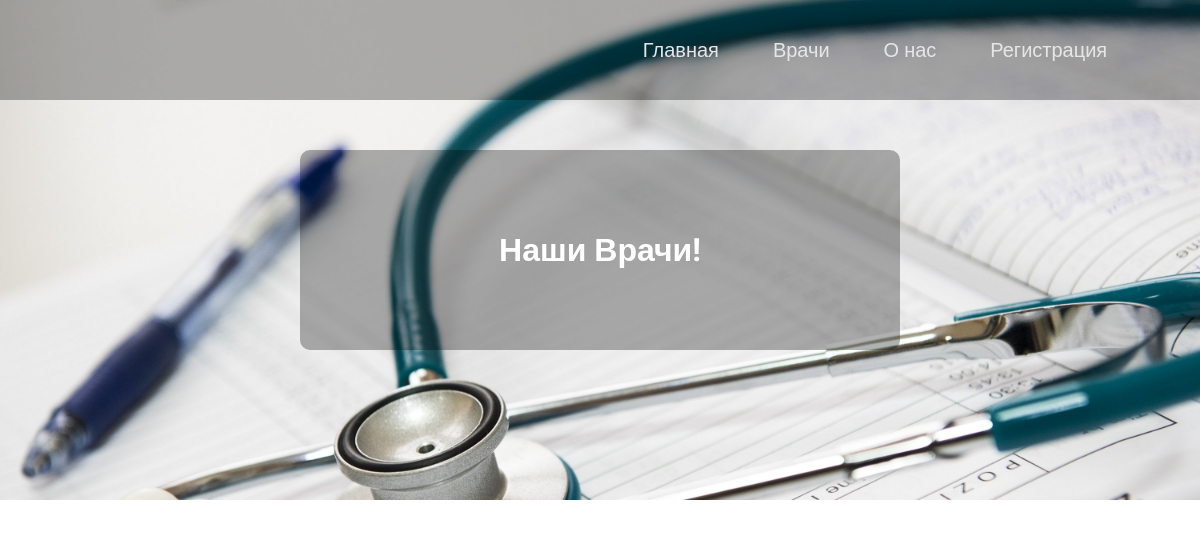
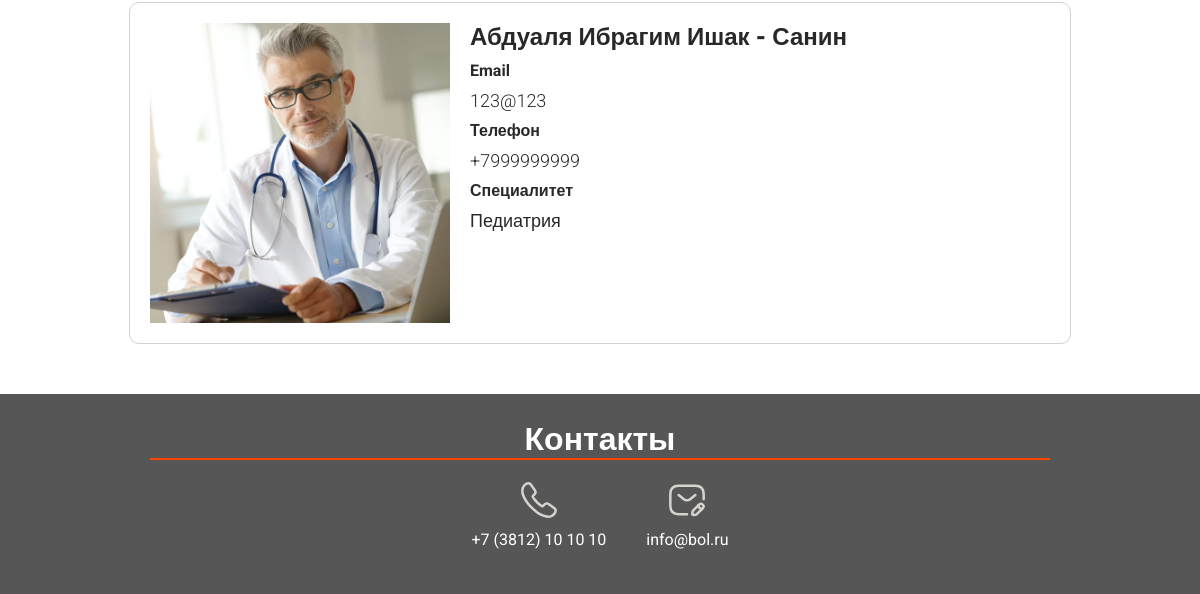
Before: /doctors.php with the older database file (2 pictures, top to bottom).
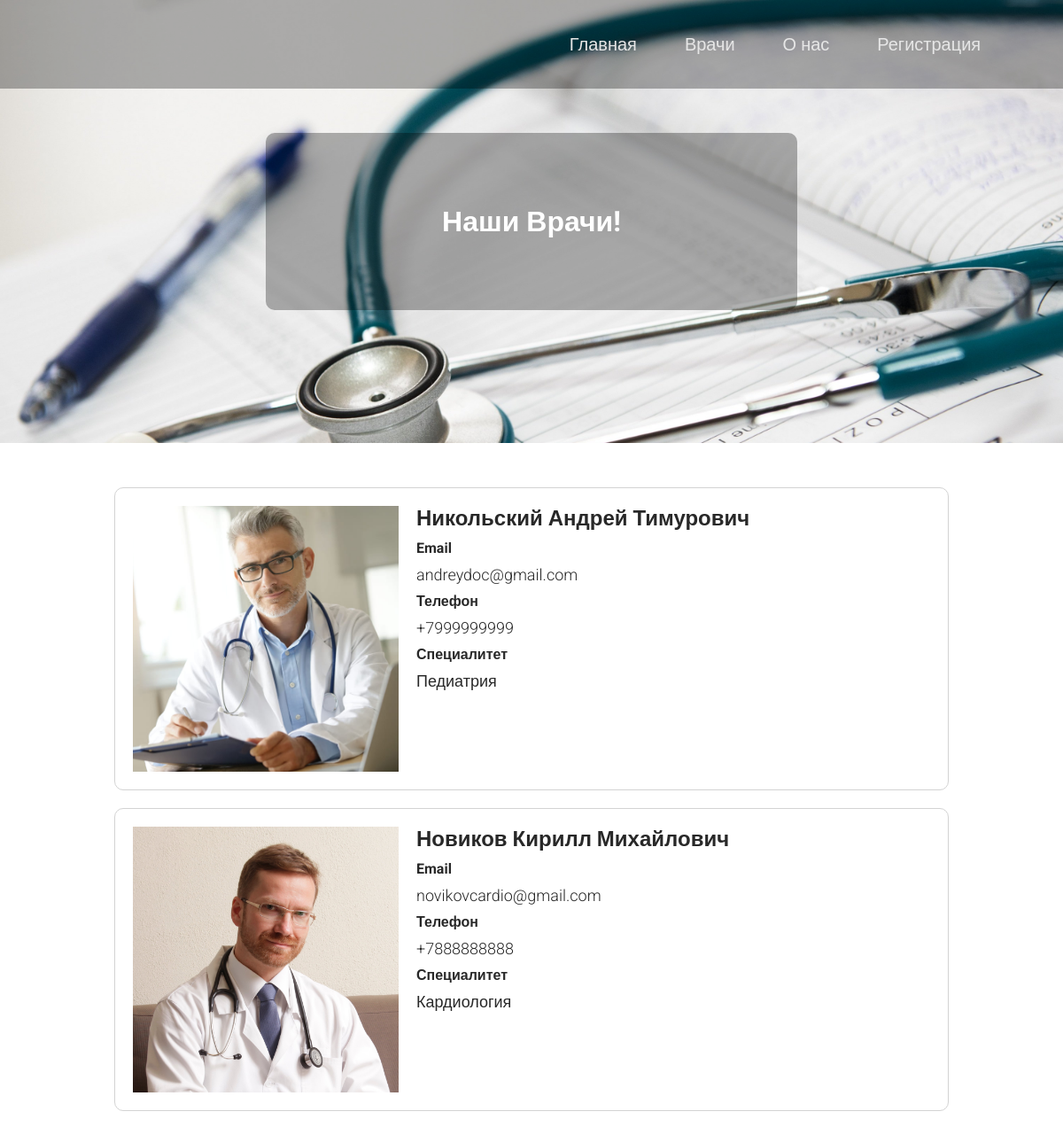
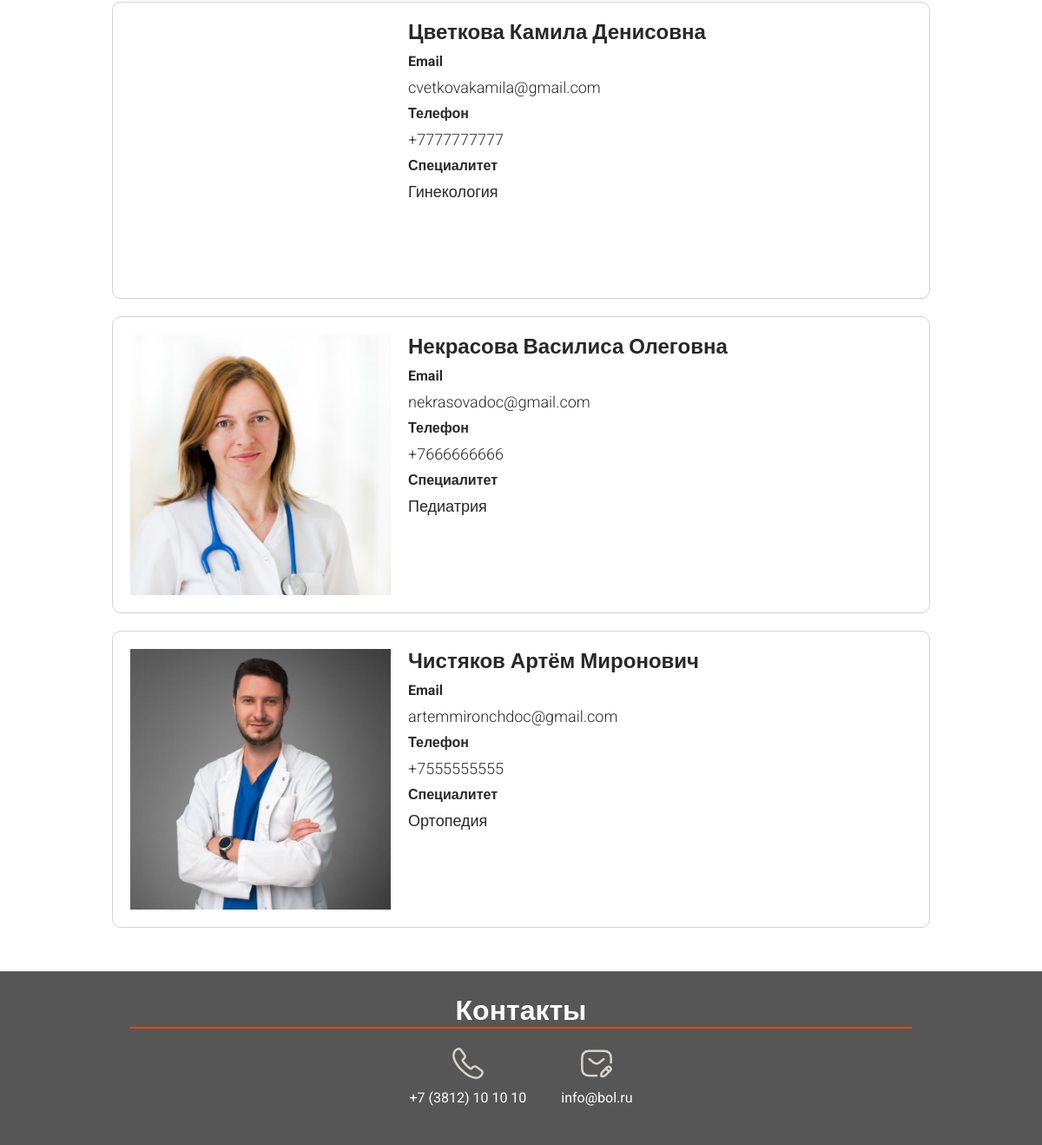
After: the same page with the newer database file (2 pictures, top to bottom).
### tables this page shows
CREATE TABLE `doctors` (
  `id` int NOT NULL,
  `name` varchar(255) NOT NULL,
  `phone` varchar(255) NOT NULL,
  `email` varchar(255) NOT NULL,
  `img` varchar(255) NOT NULL,
  `id_specialties` int NOT NULL
);

CREATE TABLE `specialties` (
  `id` int NOT NULL,
  `name` varchar(255) NOT NULL,
  `img` varchar(255) NOT NULL
);

### doctors.php (the view, shortened to what this page needs)
<?php
include "components/header.php";
?>
<main>
<div class="board">
    <div class="find">
        <h1>Наши Врачи!</h1>
    </div>
</div>
<div class="doctors">
    <?php
    $doctors = $core->query("SELECT * FROM `doctors`");
    while($doctor = $doctors->fetch_assoc()){
        $specialties = $core->query("SELECT * FROM `specialties` WHERE `id` = '{$doctor['id_specialties']}'");
        $specialt = $specialties->fetch_assoc();
        ?>
            <div class="doctor">
                <div class="img">
                    <img src="img/doctors/<?=$doctor['img']?>" alt="">
                </div>
                <div class="description">
                    <h2><?= $doctor['name']?></h2>
                    <h4>Email</h4>
                    <p><?= $doctor['email']?></p>
                    <h4>Телефон</h4>
                    <p><?= $doctor['phone']?></p>
                    <h4>Специалитет</h4>
                    <p><?= $specialt['name']?></p>
                </div>
            </div>
        <?php }?>
</div>
</main>
<?php
include "components/footer.php";
?>

### components/header.php (shortened to what this page needs)
<!DOCTYPE html>
<html lang="en">
<head>
    <link rel="stylesheet" href="/css/index.css">
</head>
<body>
<header>
    <div class="buttons">
        <a href="/index.php">Главная</a>
        <a href="/doctors.php">Врачи</a>
        <a href="/about.php">О нас</a>
        <?php
        if(!isset($_SESSION['user'])){
            ?>
                <button onclick="openModal1()">Регистрация</button>
        <?php }
        ?>
    </div>
</header>

### components/footer.php (shortened to what this page needs)
<footer>
    <h1>Контакты</h1>
    <div class="line"></div>
    <div class="link">
        <div class="phone">
            <img src="/img/icons/call.svg">
            <p>+7 (3812) 10 10 10</p>
        </div>
        <div class="mail">
            <img src="/img/icons/sms-edit.svg">
            <p>info@bol.ru</p>
        </div>
    </div>
</footer>
</body>
</html>

### css/index.css (style rules this page uses)
* { padding: 0; margin: 0; font-family: 'Roboto', sans-serif; }
main { display: flex; justify-content: center; align-items: center; flex-direction: column; gap: 50px; }
header { width: 100%; height: 100px; background-color: rgba(0, 0, 0, 0.3); display: flex; justify-content: center; align-items: center; gap: 600px; position: fixed; z-index: 1; }
header a { color: #e6e6e6; font-size: 20px; font-weight: 500; text-decoration: none; margin-right: 50px; }
header button { color: #e6e6e6; font-size: 20px; font-weight: 500; text-decoration: none; margin-right: 50px; background-color: rgba(0, 0, 0, 0); border: none; transition: 0.1s ease-in; }
.board { width: 100%; height: 500px; background: url('/img/2.jpg'); background-size: 100% auto; display: flex; justify-content: center; align-items: center; }
.find { height: 200px; width: 600px; background-color: rgba(0, 0, 0, 0.3); border-radius: 10px; color: #fff; display: flex; flex-direction: column; align-items: center; justify-content: center; }
.line { background-color: orangered; width: 900px; height: 2px; }
.doctors { display: flex; flex-direction: column; align-items: center; justify-content: center; gap: 20px; }
.doctor { height: 300px; width: 900px; border: 0.3px solid lightgray; padding: 20px; border-radius: 10px; display: flex; gap: 20px; }
.doctor .img { height: 300px; width: 300px; overflow: hidden; display: flex; justify-content: center; align-items: center; }
.doctor .img img { height: 100%; width: auto; }
.doctor .description { color: #282828; display: flex; flex-direction: column; gap: 10px; }
.doctor .description h2 { font-weight: 900; }
.doctor .description p { font-size: 18px; font-weight: 300; }
footer { margin-top: 50px; width: 100%; height: 200px; display: flex; flex-direction: column; justify-content: center; align-items: center; background-color: #565656; color: #fff; }
footer .link { display: flex; justify-content: center; gap: 40px; padding: 20px; }
footer .link div { display: flex; flex-direction: column; justify-content: center; align-items: center; gap: 10px; }
footer .link img { height: 40px; width: auto; filter: invert(100%); }

Changed rows visible on the page:
changed doctors: name "Абдуаля Ибрагим Ишак - Санин" → "Никольский Андрей Тимурович"; email "123@123" → "andreydoc@gmail.com"
added doctors: img (picture), name "Новиков Кирилл Михайлович", email "novikovcardio@gmail.com", phone "+7888888888", id_specialties.name "Кардиология"
added doctors: name "Цветкова Камила Денисовна", email "cvetkovakamila@gmail.com", phone "+7777777777", id_specialties.name "Гинекология"
added doctors: img (picture), name "Некрасова Василиса Олеговна", email "nekrasovadoc@gmail.com", phone "+7666666666", id_specialties.name "Педиатрия"
added doctors: img (picture), name "Чистяков Артём Миронович", email "artemmironchdoc@gmail.com", phone "+7555555555", id_specialties.name "Ортопедия"
